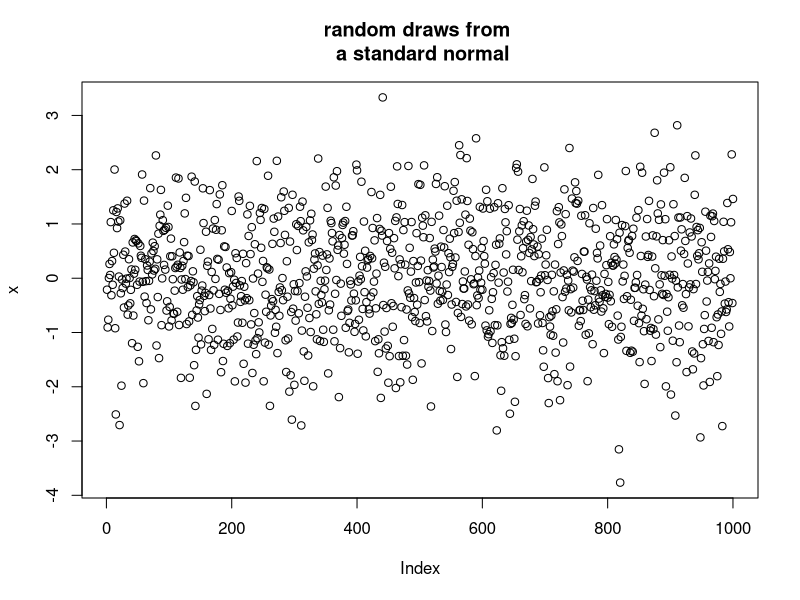
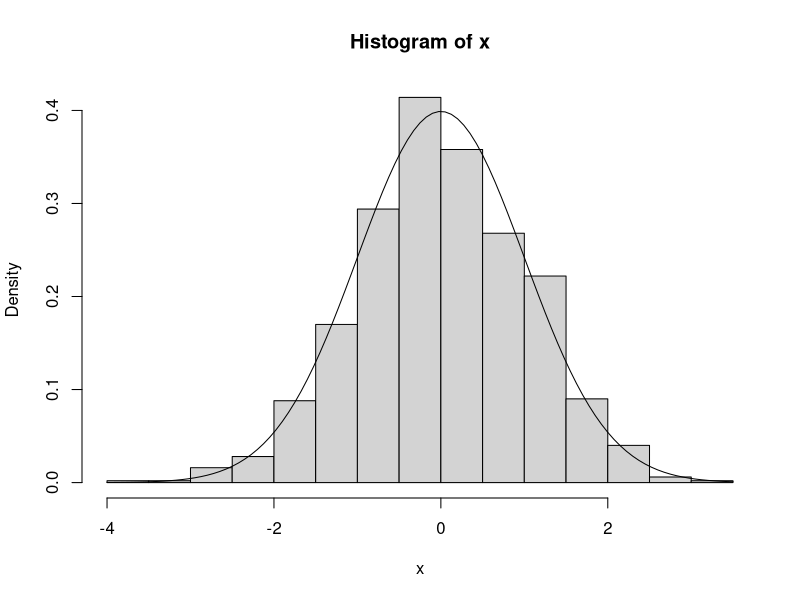
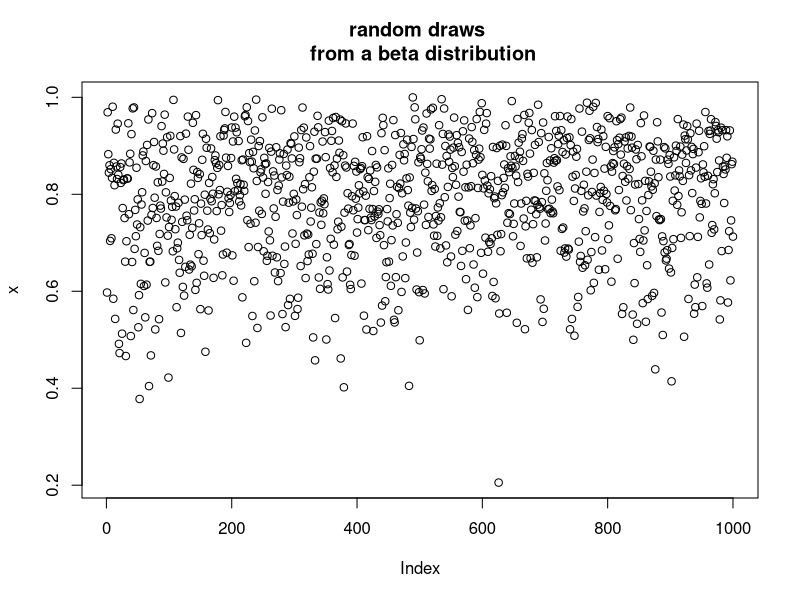
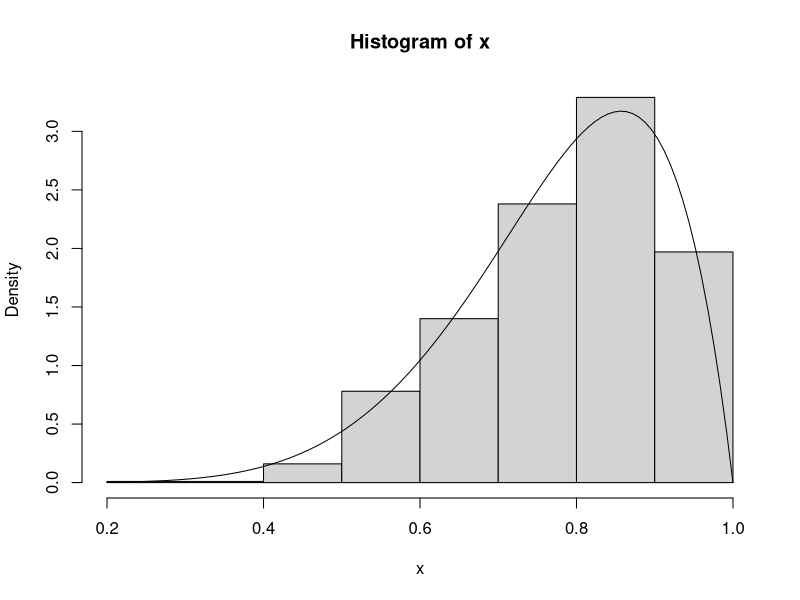
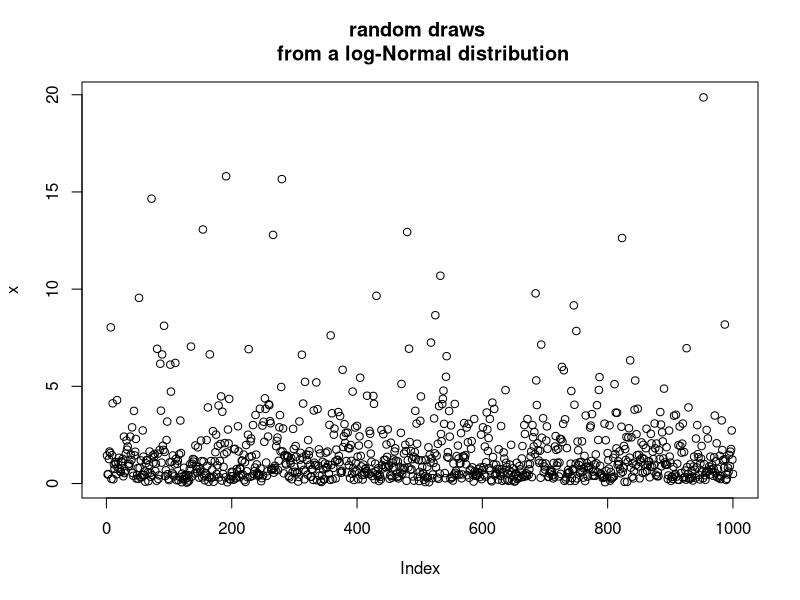
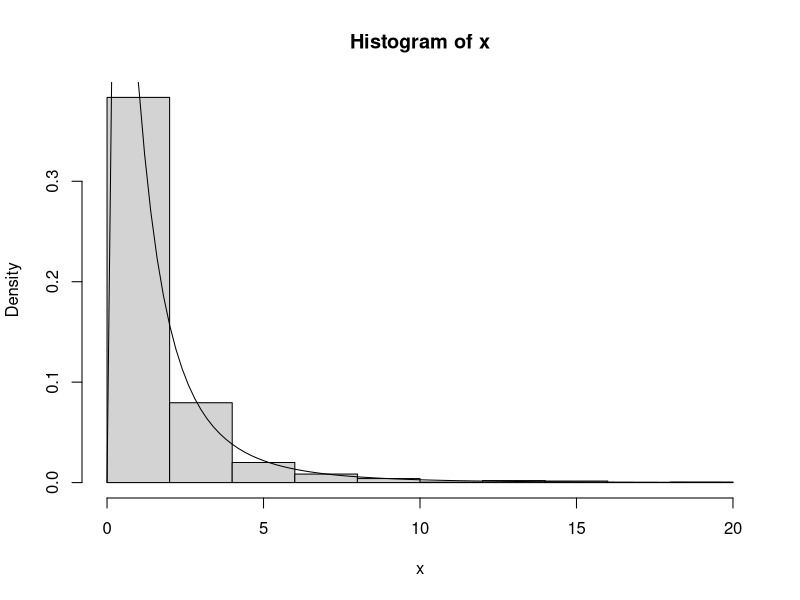

Reproduce these figures in R, in order.
## ---- chunk 1
n = 1000
x <-rnorm(n,mean=0,sd=1)
plot(x,main='random draws from \n a standard normal') ## Here are all the randomly sampled points 
hist(x,probability=TRUE)                              ## A histogram of the samples
curve(dnorm(x,mean=0,sd=1),add=TRUE)                  ## Overlay the pdf to convince ourselves that the points were 
                                                      ## infact drawn from that distribution.
# Beta
x<-rbeta(n,7,2)
plot(x,main='random draws \n from a beta distribution')
hist(x,probability=TRUE)
curve(dbeta(x,7,2),add=TRUE)

# Log-Normal
x<-rlnorm(n,0,1)
plot(x,main='random draws \n from a log-Normal distribution')
hist(x,probability=TRUE)
curve(dlnorm(x,0,1),add=TRUE)

